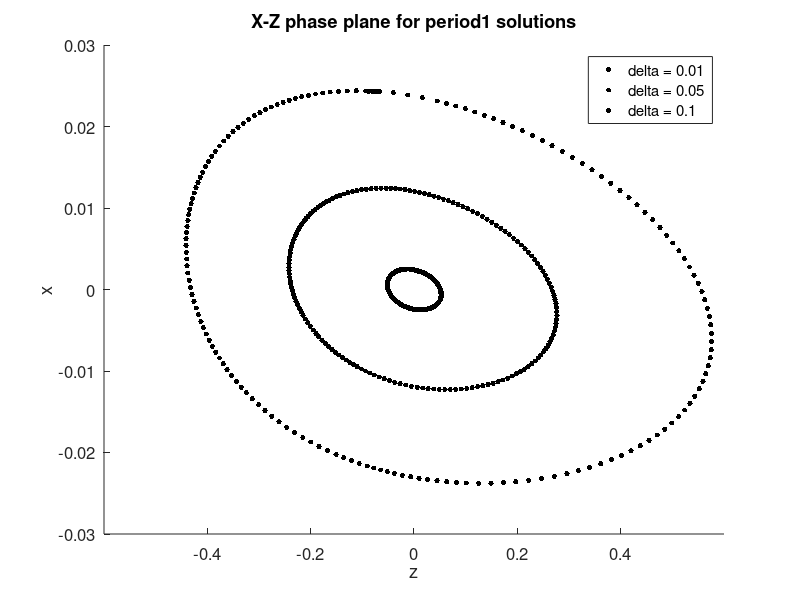

The MATLAB script that drew this image:
function simModel

% delta = 0.01; %0.1;
% x0 = 1;
% y0 = 1;
% z0 = 1;

deltavec = [0.01, 0.05, 0.1];

x0vec = [0.0024, 0.0122, 0.0243];
y0vec = [0.0027, -0.0011, -0.0364];
z0vec = [-6.2317e-04, -0.0172, -0.0669];
% x0 = 0.0024;%[-2.7619e-04];
% y0 = 0.0027; %[0.0158];
% z0 = -6.2317e-04; %[-8.6072e-04];



for i = 10:10
    
    currFig = figure; set(currFig, 'Visible', 'on');
        hold on;
    
    for j = 1:3
        
        delta = deltavec(j);
        x0 = x0vec(j);
        y0 = y0vec(j);
        z0 = z0vec(j);
        
        
        tlast = i*0.1;
        %tlast = 1;

        tspan = [0,tlast];
        X0 = [x0, y0, z0];
        [t,Xt] = ode45(@(t,X)Fx(t,X,delta),tspan,X0);

        N = 1;
        xt = Xt(N:end,1);
        yt = Xt(N:end,2);
        zt = Xt(N:end,3);
        T = t(N:end)-t(N);

        plot(zt,xt,'k.','MarkerSize',12);

    end
    
        xlim([-0.6,0.6])
        ylim([-.03,.03])
        xlabel('z')
        ylabel('x')
        legend('delta = 0.01','delta = 0.05','delta = 0.1')
        set(gca,'FontSize',12)
        title('X-Z phase plane for period1 solutions')
        hold off;
        %  
    
end


% 
% figure();
% hold on; box on;
% plot(T,xt,'LineWidth',2)
% plot(T,yt,'LineWidth',2)
% plot(T,zt,'LineWidth',2)
% legend('x','y','z')
% xlabel('Time')
% ylabel('x,y,z')
% hold off;
end



function dXdt = Fx(t,X,delta)
dXdt = zeros(3,1);

% measles parameters
mu = 0.02;
alpha = 1/0.0279;
gamma = 1/0.01;
beta0 = 1575.0;
Q = 15.73807;
epsilon = 0.29476137;
eta = Q/(Q-1);

% % flu parameters
% mu = 0.02/365;
% alpha = 1/(0.39); %0.00702
% gamma = 0.133; %0.0206
% beta0 = 0.388; %141.62
% Q = (beta0*alpha)/(mu+gamma)/(mu+alpha); % 906.739
% epsilon = 0.29;
% eta = Q/(Q-1);

x = X(1);
y = X(2);
z = X(3);

dXdt(1) = -epsilon*((eta + delta*cos(2*pi*t))*x + (1+ delta*cos(2*pi*t))*z...
            + delta*cos(2*pi*t) + x*z*(1+ delta*cos(2*pi*t)));
dXdt(2) = (mu + alpha)*(delta*cos(2*pi*t)+x*(1+delta*cos(2*pi*t)) + ...
            z*(1+ delta*cos(2*pi*t)) - y + x*z*(1+ delta*cos(2*pi*t)));
dXdt(3) = (mu + gamma)*(y-z);        

end


function dXdt = redFx(t,X,v)

dXdt = zeros(2,1);

x = X(1);
y = X(2);

dXdt(1) = -v*y;
dXdt(2) = v*x*(1+y);

end



